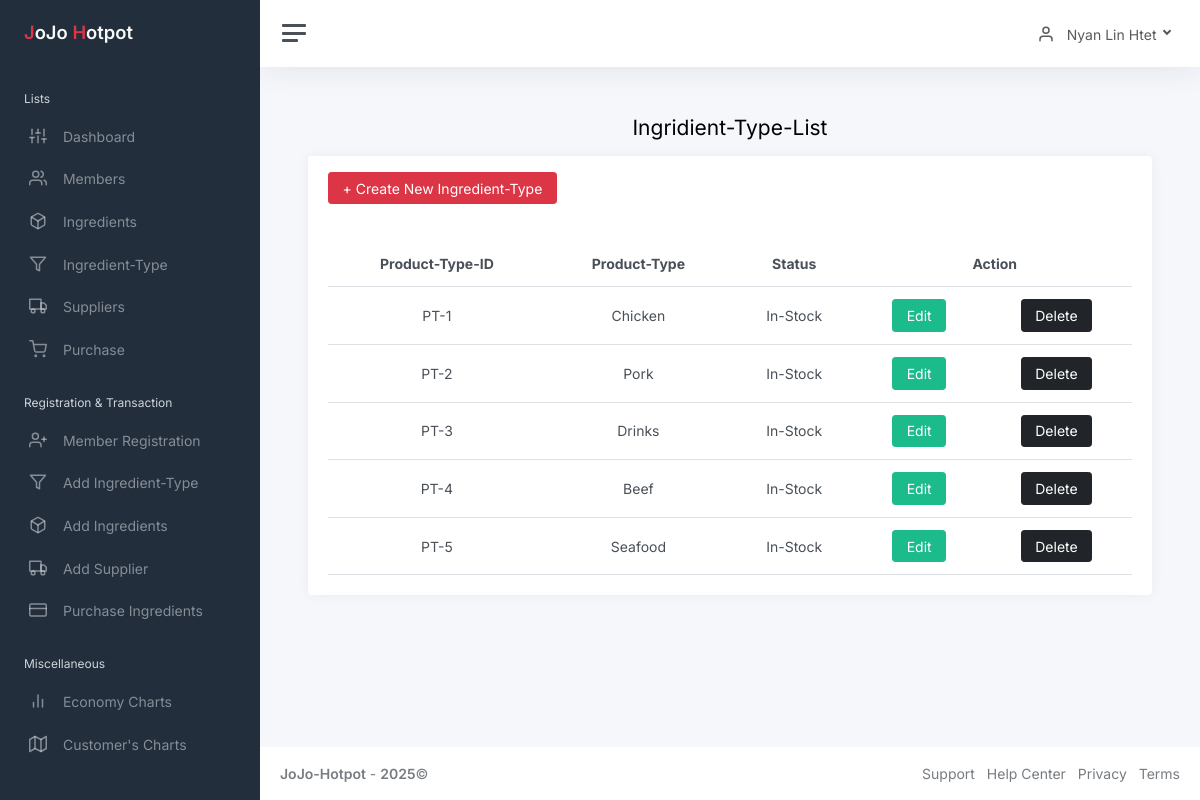
The page /admin/static/product-type-list.php (signed in) on the database its author committed.
### tables this page shows
CREATE TABLE `product_type` (
  `productTypeCode` int(11) NOT NULL,
  `productTypeName` varchar(30) NOT NULL,
  `status` varchar(100) NOT NULL
);

### admin/static/product-type-list.php (the view, shortened to what this page needs)
<?php
include('connect.php');
$AdminID = $_SESSION['AdminID'];
$selectAdmin = "SELECT AdminName FROM admin WHERE AdminID = '$AdminID'";
$resultAdmin = mysqli_query($connect, $selectAdmin);
$rowAdmin = mysqli_fetch_assoc($resultAdmin);
$AdminName = $rowAdmin['AdminName'];
?>
<!DOCTYPE html>
<html lang="en">
<head>
	<link href="css/app.css" rel="stylesheet">
</head>
<body>
	<div class="wrapper">
	<?php include('refactor/sidebar.php'); ?>
		<div class="main">
		<?php include('refactor/navbar.php'); ?>
			<main class="content">
				<div class="container-fluid p-0">
					<h1 class="h3 mb-3 text-center">Ingridient-Type-List</h1>
					<div class="row">
						<div class="col-12">
                        <div class="card">
							<div class="card-header">
							<div class="row align-items-center">
								<div class="col-md-6">
									<a href="product-type.php" class="btn btn-danger">+ Create New Ingredient-Type</a>
								</div>
							</div>
						</div>
								<div class="card-body">
                                <?php
                            $query = "SELECT * FROM product_type
                                     ";
							$result = mysqli_query($connect, $query);
							$size = mysqli_num_rows($result);
							if ($size < 1) {
							echo "<p>No Record Found!</p>";
							} else {
							?>
								<table class="table my-0 text-center">
									<thead>
										<tr>
                                            <th>Product-Type-ID</th>
											<th>Product-Type</th>
                                            <th>Status</th>
                                            <th colspan="2">Action</th>
										</tr>
									</thead>
									<tbody>
										<?php
												for ($i = 0; $i < $size; $i++) {
												$arr = mysqli_fetch_array( $result);
												$ID = $arr['productTypeCode'];
										    echo "<tr>";
											echo "<td> PT-". $ID ."</td> ";
											echo"<td>". $arr['productTypeName'] ."</td>";
                                            echo"<td>". $arr['status'] ."</td>";
                                            echo "<td>
                                            <a class='btn btn-success' href='ptUpdate.php?productTypeCode=$ID'>Edit</a>
                                                </td>";
                                             echo "<td>
                                            <a class='btn btn-dark' href='ptDelete.php?productTypeCode=$ID'>Delete</a>
                                                </td>";
                                              echo "</tr>";
											}
											?>
											<?php
											}
											?>
									</tbody>
								</table>
								</div>
							</div>
						</div>
					</div>
				</div>
			</main>
			<?php include('refactor/footer.php'); ?>
		</div>
	</div>
</body>
</html>

### admin/static/refactor/sidebar.php
<nav id="sidebar" class="sidebar js-sidebar">
			<div class="sidebar-content js-simplebar">
				<a class="sidebar-brand" href="index.html">
          <span class="align-middle"><span class="text-danger">J</span>oJo <span class="text-danger">H</span>otpot</span>
        </a>
				<ul class="sidebar-nav">
					<li class="sidebar-header">
						Lists
					</li>
					<li class="sidebar-item">
						<a class="sidebar-link" href="index.php">
              <i class="align-middle" data-feather="sliders"></i> <span class="align-middle">Dashboard</span>
            </a>
					</li>
					<li class="sidebar-item">
						<a class="sidebar-link" href="customer-list.php">
              <i class="align-middle" data-feather="users"></i> <span class="align-middle">Members</span>
            </a>
					</li>
					<li class="sidebar-item">
						<a class="sidebar-link" href="product-list.php">
              <i class="align-middle" data-feather="box"></i> <span class="align-middle">Ingredients</span>
            </a>
					</li>
					<li class="sidebar-item">
						<a class="sidebar-link" href="product-type-list.php">
              <i class="align-middle" data-feather="filter"></i> <span class="align-middle">Ingredient-Type</span>
            </a>
					</li>
					<li class="sidebar-item">
						<a class="sidebar-link" href="supplier-list.php">
              <i class="align-middle" data-feather="truck"></i> <span class="align-middle">Suppliers</span>
            </a>
					</li>
					<li class="sidebar-item">
						<a class="sidebar-link" href="purchase-list.php">
              <i class="align-middle" data-feather="shopping-cart"></i> <span class="align-middle">Purchase</span>
            </a>
					</li>
					<li class="sidebar-header">
						Registration & Transaction
					</li>
					<li class="sidebar-item">
						<a class="sidebar-link" href="customer.php">
              <i class="align-middle" data-feather="user-plus"></i> <span class="align-middle">Member Registration</span>
            </a>
					</li>
					<li class="sidebar-item">
						<a class="sidebar-link" href="product-type.php">
              <i class="align-middle" data-feather="filter"></i> <span class="align-middle">Add Ingredient-Type</span>
            </a>
					</li>
					<li class="sidebar-item">
						<a class="sidebar-link" href="product.php">
              <i class="align-middle" data-feather="box"></i> <span class="align-middle">Add Ingredients</span>
            </a>
					</li>
					<li class="sidebar-item">
						<a class="sidebar-link" href="supplier.php">
              <i class="align-middle" data-feather="truck"></i> <span class="align-middle">Add Supplier</span>
            </a>
					</li>
					<li class="sidebar-item">
						<a class="sidebar-link" href="purchase.php">
              <i class="align-middle" data-feather="credit-card"></i> <span class="align-middle">Purchase Ingredients</span>
            </a>
					</li>
					<li class="sidebar-header">
					Miscellaneous
					</li>
					<li class="sidebar-item">
						<a class="sidebar-link" href="charts-chartjs.html">
              <i class="align-middle" data-feather="bar-chart-2"></i> <span class="align-middle">Economy Charts</span>
            </a>
					</li>
					<li class="sidebar-item mb-3">
						<a class="sidebar-link" href="maps-google.html">
              <i class="align-middle" data-feather="map"></i> <span class="align-middle">Customer's Charts</span>
            </a>
					</li>
				</ul>
			</div>
		</nav>

### admin/static/refactor/navbar.php (shortened to what this page needs)
<nav class="navbar navbar-expand navbar-light navbar-bg">
				<a class="sidebar-toggle js-sidebar-toggle">
          <i class="hamburger align-self-center"></i>
        </a>
				<div class="navbar-collapse collapse">
					<ul class="navbar-nav navbar-align">
						<li class="nav-item dropdown">
							<a class="nav-link dropdown-toggle d-none d-sm-inline-block" href="#" data-bs-toggle="dropdown">
                            <i class="align-middle me-2" data-feather="user"></i> <span class="align-middle"><?php echo $AdminName ?></span>
              </a>
						</li>
					</ul>
				</div>
			</nav>

### admin/static/refactor/footer.php
<footer class="footer">
				<div class="container-fluid">
					<div class="row text-muted">
						<div class="col-6 text-start">
							<p class="mb-0">
								<a class="text-muted" href="https://adminkit.io/" target="_blank"><strong>JoJo-Hotpot</strong></a> - <a class="text-muted" href="https://adminkit.io/" target="_blank"><strong>2025</strong></a>&copy;
							</p>
						</div>
						<div class="col-6 text-end">
							<ul class="list-inline">
								<li class="list-inline-item">
									<a class="text-muted" href="https://adminkit.io/" target="_blank">Support</a>
								</li>
								<li class="list-inline-item">
									<a class="text-muted" href="https://adminkit.io/" target="_blank">Help Center</a>
								</li>
								<li class="list-inline-item">
									<a class="text-muted" href="https://adminkit.io/" target="_blank">Privacy</a>
								</li>
								<li class="list-inline-item">
									<a class="text-muted" href="https://adminkit.io/" target="_blank">Terms</a>
								</li>
							</ul>
						</div>
					</div>
				</div>
			</footer>

### rows shown on the page
product_type: productTypeCode "1", productTypeName "Chicken", status "In-Stock"
product_type: productTypeCode "2", productTypeName "Pork", status "In-Stock"
product_type: productTypeCode "3", productTypeName "Drinks", status "In-Stock"
product_type: productTypeCode "4", productTypeName "Beef", status "In-Stock"
product_type: productTypeCode "5", productTypeName "Seafood", status "In-Stock"

### other values the page prints
$AdminName "Nyan Lin Htet"
